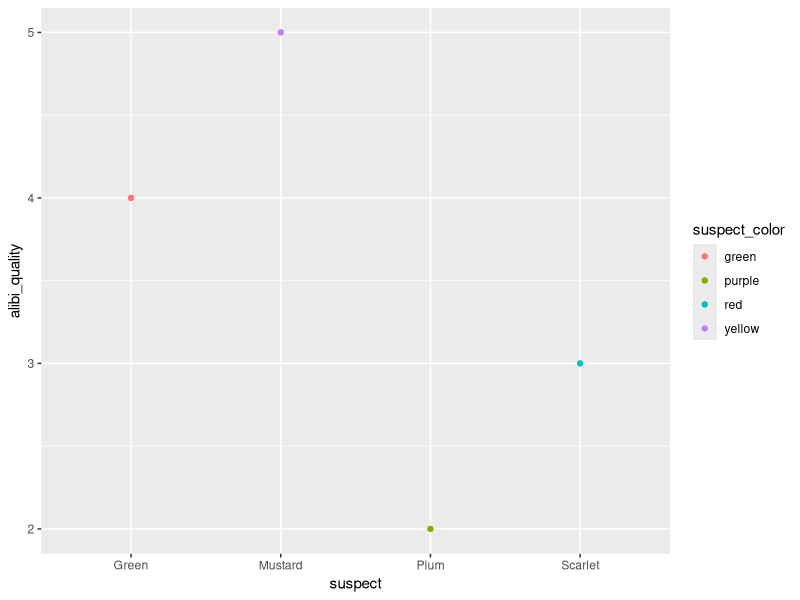

The R script that drew this image:
library(ggplot2)

data <- data.frame(
  suspect = c("Scarlet", "Mustard", "Green", "Plum"),
  alibi_quality = c(3, 5, 4, 2),
  suspect_color = c("red", "yellow", "green", "purple")
)

ggplot(data, aes(x = suspect, y = alibi_quality, color = suspect_color)) +
  geom_point()